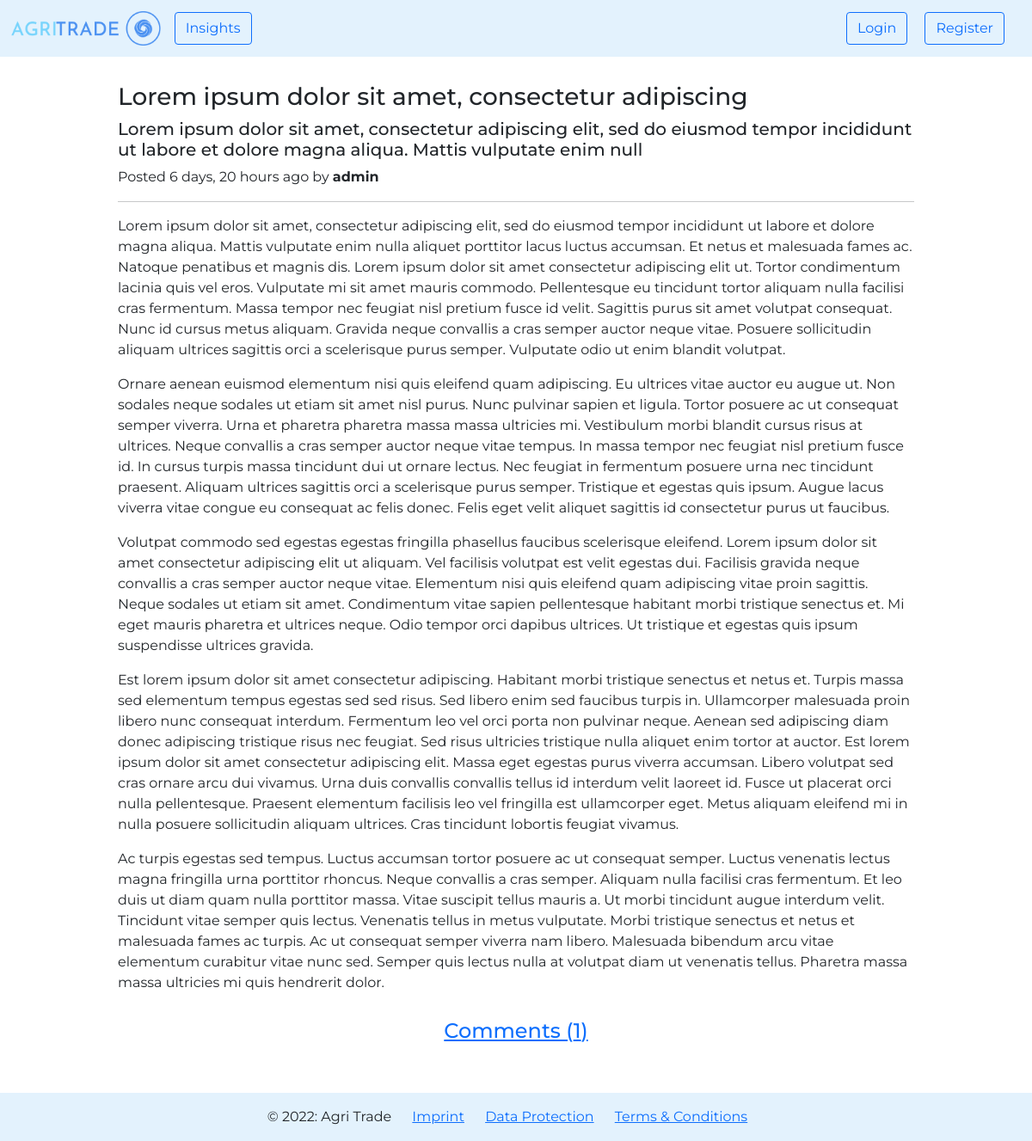
Screenshot of /posts/post/5/ with the database file from the repository.
### agri_trade/posts/models.py (models this page shows, shortened)
class Post(models.Model):
    TITLE_MAX_LEN = 50
    SUBTITLE_MAX_LEN = 150
    TOPIC_CHOICES = (
        ('Agriculture', 'Agriculture'),
        ('Markets', 'Markets'),
        ('Technology', 'Technology'),
        ('Others', 'Others'),
    )
    TOPIC_MAX_LEN = max([len(topic[1]) for topic in TOPIC_CHOICES])
    author = models.ForeignKey(
        UserModel,
        on_delete=CASCADE,
        related_name='posts',
    )
    title = models.CharField(
        max_length=TITLE_MAX_LEN,
    )
    subtitle = models.CharField(
        max_length=SUBTITLE_MAX_LEN,
        blank=True,
        null=True,
    )
    topic = models.CharField(
        max_length=TOPIC_MAX_LEN,
        choices=TOPIC_CHOICES,
    )
    body = RichTextField()
    created_on = models.DateTimeField(
        auto_now_add=True,
    )
    updated_on = models.DateTimeField(
        auto_now=True
    )
    class Meta:
        ordering = ['-created_on']

### agri_trade/posts/views.py (the view)
# urls.py: path('post/<int:pk>/', views.show_post, name='show post'),
def show_post(request, pk):
    post = get_object_or_404(Post, pk=pk)
    comments = PostComment.objects \
        .filter(post_id__exact=pk) \
        .order_by('created_on')
    comments_count = comments.count()
    context = {
        'post': post,
        'comments_count': comments_count,
    }
    return render(request, 'posts/show_post.html', context)

### agri_trade/posts/templates/posts/show_post.html
{% extends 'web/base.html' %}
{% block content %}
    <div class="container" style="margin-top: 30px; margin-bottom: 50px">
        <div class="row justify-content-md-center">
            <div class="col-md-10">
                <h3>{{ post.title }}</h3>
                <h5>{{ post.subtitle }}</h5>
                <p>Posted {{ post.created_on|timesince }} ago by <b>{{ post.author }}</b></p>
                <hr>
                <div>
                    <p>{{ post.body|safe }}</p>
                </div>
                <div class="text-center" style="margin-top: 30px">
                    <a href="{% url 'posts:show comments' post.id %}"><h4>Comments ({{ comments_count }})</h4></a>
                </div>
            </div>
        </div>
    </div>
{% endblock %}

### static/css/style.css (style rules this page uses)
body { font-family: 'Montserrat', sans-serif !important; }

### rows the page displays
Post: title "Lorem ipsum dolor sit amet, consectetur adipiscing", subtitle "Lorem ipsum dolor sit amet, consectetur adipiscing elit, sed do eiusmod tempor incididunt ut labore et dolore magna aliqua. Mattis vulputate enim null", created_on "6 days, 20 hours", author "admin", body "Lorem ipsum dolor sit amet, consectetur adipiscing elit, sed do eiusmod tempor incididunt ut labore et dolore magna aliqua. Mattis vulputate enim nulla aliquet porttitor lacus luctus accumsan. Et netus et malesuada fames ac. Natoque penatibus et magnis dis. Lorem ipsum dolor sit amet consectetur adipiscing elit ut. Tortor condimentum lacinia quis vel eros. Vulputate mi sit amet mauris commodo. Pellentesque eu tincidunt tortor aliquam nulla facilisi cras fermentum. Massa tempor nec feugiat nisl pretium fusce id velit. Sagittis purus sit amet volutpat consequat. Nunc id cursus metus aliquam. Gravida neque convallis a cras semper auctor neque vitae. Posuere sollicitudin aliquam ultrices…"

### other values shown
{{ comments_count }} "1"
